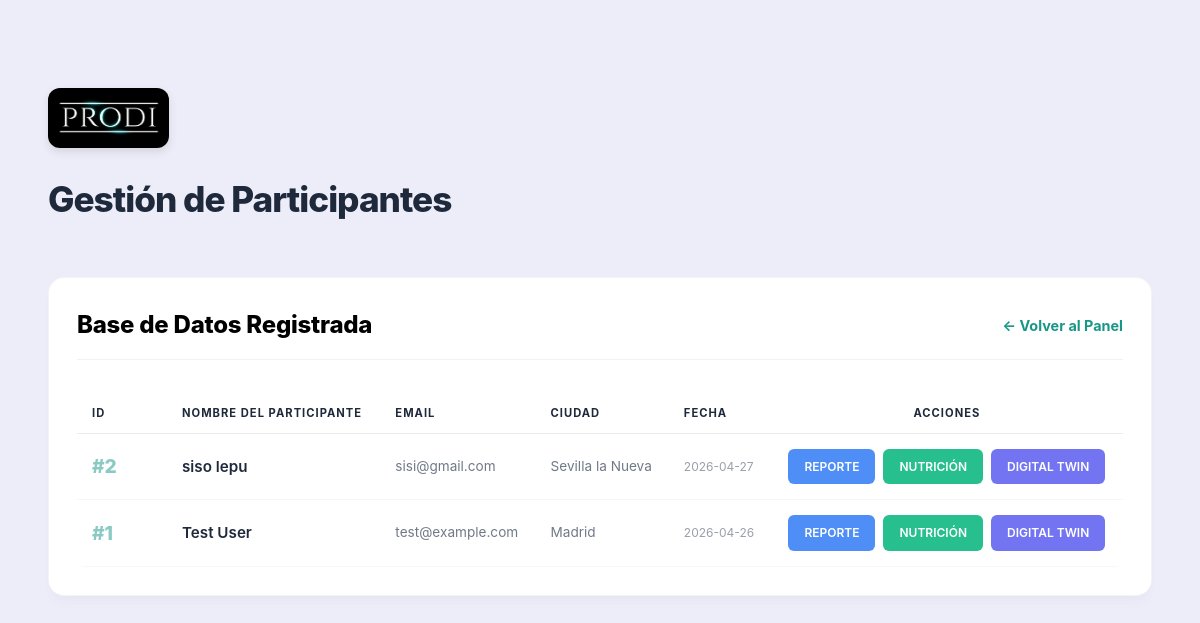
/lista_participantes, run on an earlier commit of the app's database.
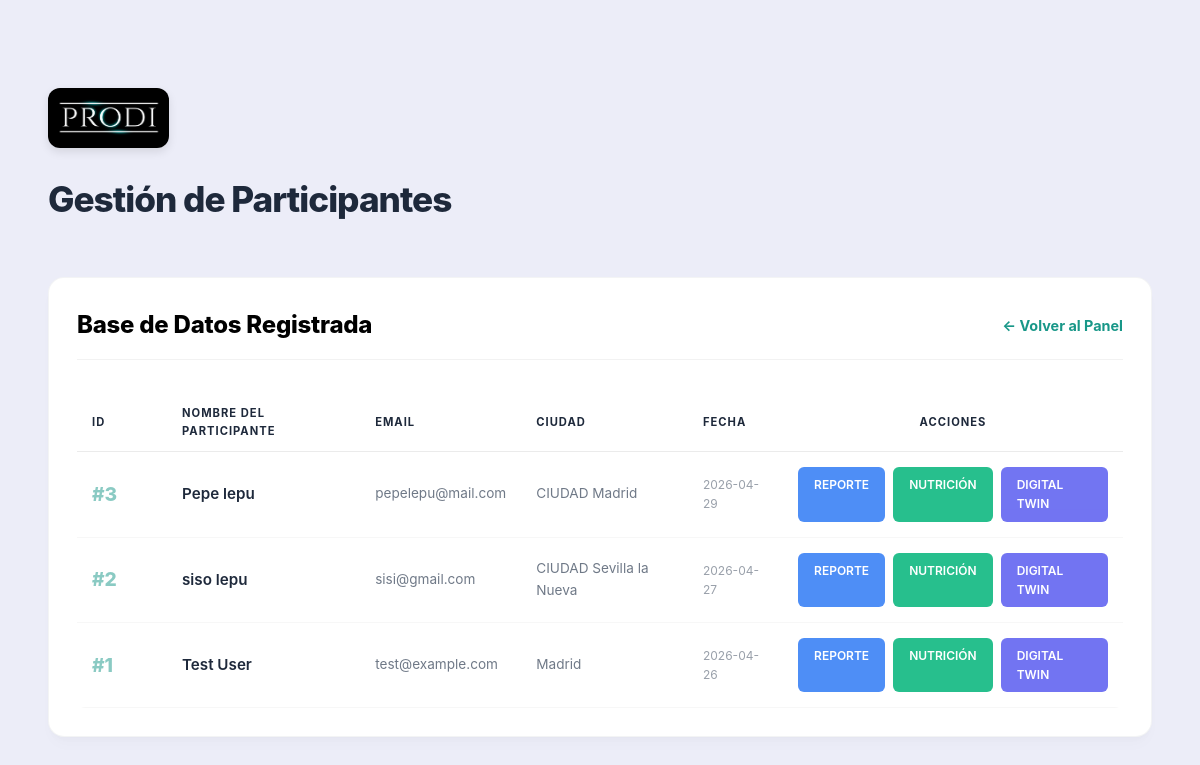
And on a later commit of the database.
### tables this page shows
CREATE TABLE historias_clinicas (
            id INTEGER PRIMARY KEY AUTOINCREMENT,
            fecha_registro TEXT DEFAULT CURRENT_TIMESTAMP,
            nombre TEXT, apellidos TEXT, edad INTEGER, sexo TEXT,
            email TEXT, telefono TEXT, ciudad TEXT, pais TEXT,
            antecedentes TEXT, presion_sistolica INTEGER, presion_diastolica INTEGER,
            medicamento_presion TEXT, glucosa_ayunas INTEGER, medicamento_glucosa TEXT,
            hba1c REAL, colesterol_total INTEGER, trigliceridos INTEGER,
            colesterol_ldl INTEGER, colesterol_hdl INTEGER, medicamento_lipidos TEXT,
            peso_kg REAL, talla_cm REAL, perimetro_abdominal REAL, medicamento_peso TEXT,
            desea_bajar_peso TEXT, porcentaje_perdida TEXT, tiempo_perdida TEXT,
            habito_tabaquico TEXT, exposicion_humo TEXT, nivel_actividad TEXT,
            minutos_actividad_semana TEXT, raciones_frutas INTEGER, raciones_vegetales INTEGER,
            raciones_grano_entero INTEGER, raciones_pescado INTEGER, vasos_bebidas_azucaradas INTEGER,
            habitos_sal TEXT, frecuencia_lacteos TEXT, frecuencia_carnes TEXT,
            frecuencia_alcohol TEXT, cantidad_alcohol TEXT, puntuacion_sueno INTEGER,
            ronca TEXT, circunferencia_cuello REAL, enfermedades_presentadas TEXT,
            escala_salud_hoy INTEGER, ansiedad_nervios TEXT, control_preocupacion TEXT,
            poco_interes TEXT, sentimiento_deprimido TEXT, nivel_optimismo INTEGER,
            nivel_pesimismo INTEGER, notas_medico TEXT, analisis_driver TEXT,
            rec_actividad TEXT, rec_alcohol TEXT, rec_ansiedad TEXT, rec_apnea TEXT,
            rec_azucar TEXT, rec_carnes TEXT, rec_depresion TEXT, rec_frutas TEXT,
            rec_glucosa TEXT, rec_granos TEXT, rec_lacteos TEXT, rec_lipidos_cardio TEXT,
            rec_lipidos TEXT, rec_optimismo TEXT, rec_pasivo TEXT, rec_pescado TEXT,
            rec_pesimismo TEXT, rec_presion TEXT, rec_sodio TEXT, rec_tabaco TEXT,
            rec_vegetales TEXT, diag_lipidos TEXT,
            -- Metas Nutricionales
            calorias_diarias REAL, gramos_carbohidratos REAL, porciones_vegetales INTEGER, 
            porciones_fruta INTEGER, gramos_proteina_total REAL, gramos_grasa REAL, 
            meta_kg REAL, total_perder_kg REAL, tiempo_meses INTEGER
        );

### app.py (the view)
@app.route('/lista_participantes')
def lista_participantes():
    conn = sqlite3.connect('prodi_salud.db')
    conn.row_factory = sqlite3.Row
    cursor = conn.cursor()
    cursor.execute("SELECT * FROM historias_clinicas ORDER BY fecha_registro DESC")
    pacientes = cursor.fetchall()
    conn.close()
    return render_template('lista_participantes.html', pacientes=pacientes)

### templates/lista_participantes.html (shortened to what this page needs)
<!DOCTYPE html>
<html lang="es">
<head>
    <link rel="stylesheet" href="{{ url_for('static', filename='css/styles_reporte.css') }}">
</head>
<body class="dashboard-container" style="display: block; padding: 20px;">
    <div class="list-container">
        <header style="margin-bottom: 50px; text-align: left;">
            <div style="margin-bottom: 15px;">
                <img src="{{ url_for('static', filename='img/logo.jpg') }}" alt="PRODI" style="height: 60px; border-radius: 12px; box-shadow: 0 4px 10px rgba(0,0,0,0.1);">
            </div>
            <h1 style="font-size: 2.2rem; font-weight: 800; color: var(--color-secondary); margin: 0; letter-spacing: -1px;">
                Gestión de Participantes
            </h1>
        </header>
        <div class="glass-card">
            <div style="display: flex; justify-content: space-between; align-items: center; margin-bottom: 30px; padding-bottom: 15px; border-bottom: 1px solid rgba(0,0,0,0.05);">
                <h2 style="color: #000; margin: 0; font-size: 1.5rem; font-weight: 800;">Base de Datos Registrada</h2>
                <a href="/" class="back-link" style="color: var(--color-accent);">← Volver al Panel</a>
            </div>
            <div class="table-responsive">
                <table>
                    <thead>
                        <tr>
                            <th style="width: 60px;">ID</th>
                            <th>Nombre del Participante</th>
                            <th>Email</th>
                            <th>Ciudad</th>
                            <th>Fecha</th>
                            <th style="text-align: center;">Acciones</th>
                        </tr>
                    </thead>
                    <tbody>
                        {% for p in pacientes %}
                        <tr>
                            <td><span class="highlight-score" style="opacity: 0.5;">#{{ p.id }}</span></td>
                            <td class="participant-name">{{ p.nombre }} {{ p.apellidos }}</td>
                            <td style="opacity: 0.7; font-size: 0.85rem;">{{ p.email }}</td>
                            <td style="opacity: 0.7; font-size: 0.85rem;">{{ p.ciudad }}</td>
                             <td style="opacity: 0.5; font-size: 0.75rem;">{{ p.fecha_registro[:10] }}</td>
                            <td>
                                <div style="display: flex; gap: 8px; justify-content: center;">
                                    <a href="{{ url_for('reporte_detalle', p_id=p.id) }}"
                                        class="btn-action" style="background-color: #3B82F6; border: none; font-weight: 600; opacity: 0.9;">
                                        Reporte
                                    </a>
                                    <a href="{{ url_for('reporte_nutricional', p_id=p.id) }}" class="btn-action"
                                        style="background-color: #10B981; border: none; font-weight: 600; opacity: 0.9;">
                                        Nutrición
                                    </a>
                                    <a href="{{ url_for('ver_gemelo', p_id=p.id) }}" class="btn-action"
                                        style="background-color: #6366F1; border: none; font-weight: 600; opacity: 0.9;">
                                        Digital Twin
                                    </a>
                                </div>
                            </td>
                        </tr>
                        {% endfor %}
                    </tbody>
                </table>
            </div>
        </div>
    </div>
</body>
</html>

### static/css/styles_reporte.css (style rules this page uses)
:root { --color-bg: #ECEDF8; --color-primary: #334155; --color-secondary: #1E293B; --color-accent: #189788; --color-success: #10B981; --color-warning: #F59E0B; --card-bg: #FFFFFF; --card-border: rgba(51, 65, 85, 0.06); --card-shadow: 0 10px 15px -3px rgba(0, 0, 0, 0.02), 0 4px 6px -2px rgba(0, 0, 0, 0.02); }
body { font-family: 'Inter', system-ui, -apple-system, sans-serif; background-color: var(--color-bg); color: var(--color-primary); line-height: 1.6; font-size: 16px; padding: 30px; -webkit-font-smoothing: antialiased; }
h1, h2, h3, h4 { color: var(--color-secondary); font-weight: 700; letter-spacing: -0.01em; }
.glass-card, .glass-green, .glass-orange { background: var(--card-bg) !important; backdrop-filter: none !important; -webkit-backdrop-filter: none !important; color: #000000 !important; border: 1px solid var(--card-border) !important; border-radius: 16px; box-shadow: var(--card-shadow); padding: 28px; transition: transform 0.2s ease; }
.highlight-score { font-weight: 800; color: var(--color-accent); font-size: 1.2rem; }
.dashboard-container { display: flex; min-height: 100vh; }

### templates/lista_participantes.html (style rules this page uses)
.list-container { max-width: 1250px; margin: 40px auto; padding: 20px; }
table { width: 100%; border-collapse: collapse; color: #f0f0f0; margin-top: 20px; }
th { background: rgba(255, 255, 255, 0.05); color: var(--color-accent); text-transform: uppercase; letter-spacing: 0.1em; padding: 15px; text-align: left; border-bottom: 2px solid var(--color-primary); font-size: 0.85rem; }
td { padding: 15px; border-bottom: 1px solid rgba(255, 255, 255, 0.05); font-size: 0.9rem; }
.btn-action { padding: 8px 16px; border-radius: 6px; text-decoration: none; font-size: 0.75rem; font-weight: 800; text-transform: uppercase; transition: all 0.3s ease; display: inline-block; border: 1px solid rgba(255, 255, 255, 0.1); color: white !important; }
.back-link { color: var(--color-secondary); text-decoration: none; font-weight: bold; font-size: 0.9rem; display: flex; align-items: center; gap: 5px; transition: 0.3s; }
table { color: var(--color-primary); border-radius: 8px; overflow: hidden; }
th { background: transparent !important; color: var(--color-secondary) !important; font-weight: 700 !important; border-bottom: 1px solid rgba(0,0,0,0.08) !important; font-size: 0.7rem !important; letter-spacing: 1px !important; padding-bottom: 10px !important; }
td { color: var(--color-primary) !important; border-bottom: 1px solid rgba(0,0,0,0.03) !important; font-weight: 400; }
.participant-name { color: var(--color-secondary) !important; font-weight: 600 !important; font-size: 0.95rem; }

What changed in the data, as far as the page shows it:
added historias_clinicas: id "3", nombre "Pepe", apellidos "lepu", email "pepelepu@mail.com", ciudad "CIUDAD Madrid", fecha_registro "2026-04-29"
changed historias_clinicas "siso": ciudad "Sevilla la Nueva" → "CIUDAD Sevilla la Nueva"
